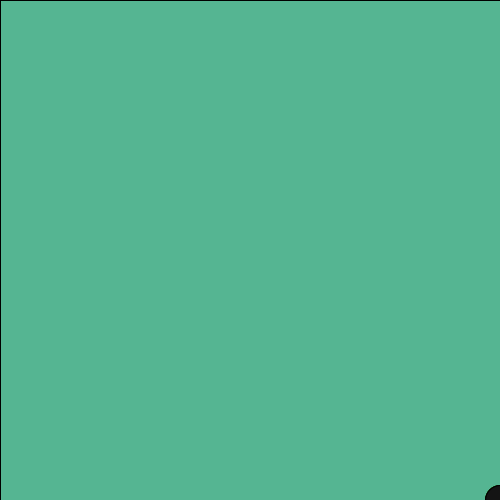
Frame 1 (no input)
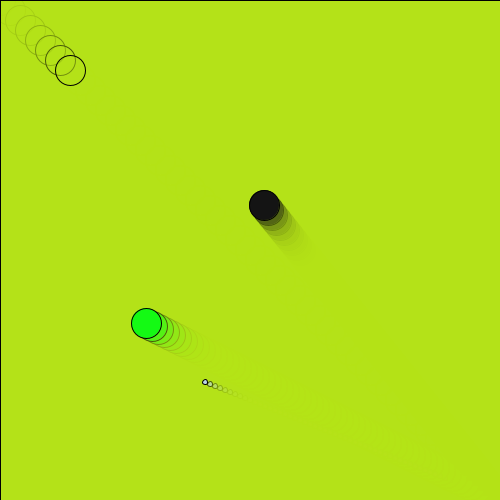
Frame 60 (the mouse pressed at the canvas centre just before this capture)
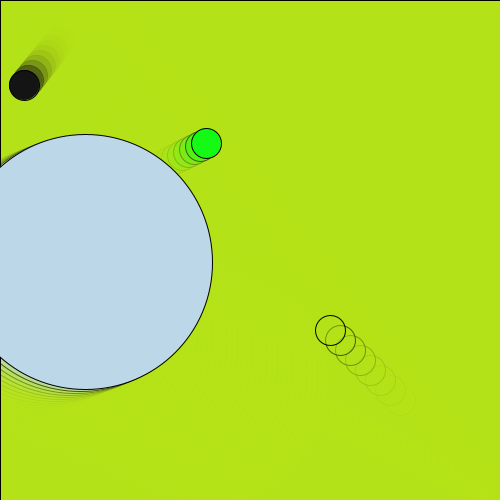
Frame 120 (the mouse held since frame 60 and released just before this capture)

The Processing sketch that drew these frames (run headless with seeded random() and noise(); from frame 60 on, the mouse is pressed at the canvas centre):

// Processing sketch: processing_42521
// ── processing_42521.pde

void setup() {
  size(500, 500);
  background (23,152,226);
  smooth();
}


int x1 = 500;
int y1 = 500;

int speedX=1;
int speedY=2;

int speedX1 =10;
int speedY1 = 10;



int xg = 500;
int yg = 500;

int speedXg =5;
int speedYg = 2;


int xf = 500;
int yf = 500;

int speedXf =6;
int speedYf = 3;


int xm = 500;
int ym = 500;

int speedXm =4;
int speedYm = 5;




void draw() {

  fill( 181, 226, 23, 100);
  rect(0, 0, width, height);

  if (x1>=width || x1<0) {
    speedX1 = speedX1 * -1;
  } 
  if ( y1>=height || y1<0) {
    speedY1=speedY1 *-1;
  }

  ellipse (x1, y1, 30, 30);
  x1=x1+speedX1;
  y1=y1+speedY1;





  if (xg>=width || xg<0) {
    speedXg = speedXg * -1;
  }
  if ( yg>=height || yg<0) {
    speedYg=speedYg *-1;
  }

  fill(188, 215, 231);
  ellipse (xg, yg, mouseX+5, mouseY+5);
  xg=xg+speedXg;
  yg=yg+speedYg;






  if (speedXf< speedXf -1) {
    speedXf = speedXf  -1;
  }


  if (xf>=width || xf<0) {
    speedXf = speedXf * -1;
  }
  if ( yf>=height || yf<0) {
    speedYf=speedYf *-1;
  }

  if (mousePressed && mouseButton==LEFT) {
    speedXf = speedXf+1;
  }

  fill(20, 250, 20);
  ellipse (xf, yf, 30, 30);
  xf=xf+speedXf;
  yf=yf+speedYf;









  if (speedXm< speedXm -1) {
    speedXm = speedXf  -1;
  }


  if (xm>=width || xm<0) {
    speedXm = speedXm * -1;
  }
  if ( ym>=height || ym<0) {
    speedYm=speedYm *-1;
  }

  if (mousePressed && mouseButton==RIGHT) {
    speedXm = speedXm-1;
  }

  fill(20, 20, 20);
  ellipse (xm, ym, 30, 30);
  xm=xm+speedXm;
  ym=ym+speedYm;
}
